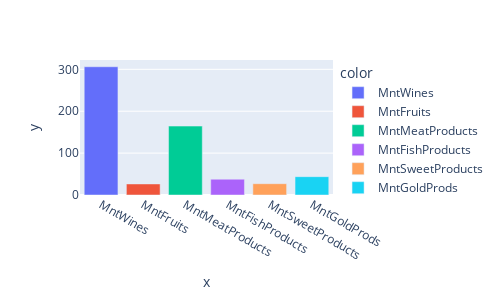
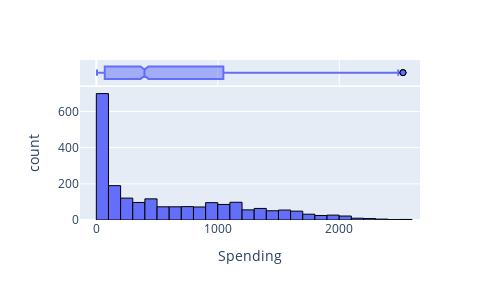

Notebook code for these charts, in order:
### Code cell
product = myData.loc[:,['MntWines','MntFruits','MntMeatProducts','MntFishProducts','MntSweetProducts','MntGoldProds']].mean()
fig = pe.bar(x=product.index,y=product.values,color=product.index)
fig.update_layout(height=300,width=500)
fig.show()
num_plot(myData,'Spending')

### Figure 1 — Plotly figure (JSON) as saved in the notebook; plotly's stock layout.template omitted (floating-point values rounded to 4 significant figures)
{"data": [{"alignmentgroup": "True", "hovertemplate": "color=MntWines<br>x=%{x}<br>y=%{y}<extra></extra>", "legendgroup": "MntWines", "marker": {"color": "#636efa", "pattern": {"shape": ""}}, "name": "MntWines", "offsetgroup": "MntWines", "orientation": "v", "showlegend": true, "textposition": "auto", "type": "bar", "x": ["MntWines"], "xaxis": "x", "y": [306.2], "yaxis": "y"}, {"alignmentgroup": "True", "hovertemplate": "color=MntFruits<br>x=%{x}<br>y=%{y}<extra></extra>", "legendgroup": "MntFruits", "marker": {"color": "#EF553B", "pattern": {"shape": ""}}, "name": "MntFruits", "offsetgroup": "MntFruits", "orientation": "v", "showlegend": true, "textposition": "auto", "type": "bar", "x": ["MntFruits"], "xaxis": "x", "y": [26.4], "yaxis": "y"}, {"alignmentgroup": "True", "hovertemplate": "color=MntMeatProducts<br>x=%{x}<br>y=%{y}<extra></extra>", "legendgroup": "MntMeatProducts", "marker": {"color": "#00cc96", "pattern": {"shape": ""}}, "name": "MntMeatProducts", "offsetgroup": "MntMeatProducts", "orientation": "v", "showlegend": true, "textposition": "auto", "type": "bar", "x": ["MntMeatProducts"], "xaxis": "x", "y": [164.5], "yaxis": "y"}, {"alignmentgroup": "True", "hovertemplate": "color=MntFishProducts<br>x=%{x}<br>y=%{y}<extra></extra>", "legendgroup": "MntFishProducts", "marker": {"color": "#ab63fa", "pattern": {"shape": ""}}, "name": "MntFishProducts", "offsetgroup": "MntFishProducts", "orientation": "v", "showlegend": true, "textposition": "auto", "type": "bar", "x": ["MntFishProducts"], "xaxis": "x", "y": [37.76], "yaxis": "y"}, {"alignmentgroup": "True", "hovertemplate": "color=MntSweetProducts<br>x=%{x}<br>y=%{y}<extra></extra>", "legendgroup": "MntSweetProducts", "marker": {"color": "#FFA15A", "pattern": {"shape": ""}}, "name": "MntSweetProducts", "offsetgroup": "MntSweetProducts", "orientation": "v", "showlegend": true, "textposition": "auto", "type": "bar", "x": ["MntSweetProducts"], "xaxis": "x", "y": [27.01], "yaxis": "y"}, {"alignmentgroup": "True", "hovertemplate": "color=MntGoldProds<br>x=%{x}<br>y=%{y}<extra></extra>", "legendgroup": "MntGoldProds", "marker": {"color": "#19d3f3", "pattern": {"shape": ""}}, "name": "MntGoldProds", "offsetgroup": "MntGoldProds", "orientation": "v", "showlegend": true, "textposition": "auto", "type": "bar", "x": ["MntGoldProds"], "xaxis": "x", "y": [43.78], "yaxis": "y"}], "layout": {"barmode": "relative", "height": 300, "legend": {"title": {"text": "color"}, "tracegroupgap": 0}, "margin": {"t": 60}, "width": 500, "xaxis": {"anchor": "y", "domain": [0, 1], "title": {"text": "x"}}, "yaxis": {"anchor": "x", "domain": [0, 1], "title": {"text": "y"}}}}

### Figure 2 — Plotly figure (JSON) as saved in the notebook; plotly's stock layout.template omitted (floating-point values rounded to 4 significant figures; data arrays with more than 128 entries replaced by an {"elided": "..."} marker saying what was removed)
{"data": [{"alignmentgroup": "True", "bingroup": "x", "hovertemplate": "Spending=%{x}<br>count=%{y}<extra></extra>", "legendgroup": "", "marker": {"color": "#636efa", "line": {"color": "black", "width": 1}, "pattern": {"shape": ""}}, "name": "", "offsetgroup": "", "orientation": "v", "showlegend": false, "type": "histogram", "x": {"elided": "2205 int values"}, "xaxis": "x", "yaxis": "y"}, {"alignmentgroup": "True", "hovertemplate": "Spending=%{x}<extra></extra>", "legendgroup": "", "marker": {"color": "#636efa", "line": {"color": "black", "width": 1}}, "name": "", "notched": true, "offsetgroup": "", "showlegend": false, "type": "box", "x": {"elided": "2205 int values"}, "xaxis": "x2", "yaxis": "y2"}], "layout": {"barmode": "relative", "height": 300, "legend": {"tracegroupgap": 0}, "margin": {"t": 60}, "showlegend": true, "width": 500, "xaxis": {"anchor": "y", "domain": [0, 1], "title": {"text": "Spending"}}, "xaxis2": {"anchor": "y2", "domain": [0, 1], "matches": "x", "showgrid": true, "showticklabels": false}, "yaxis": {"anchor": "x", "domain": [0, 0.8316], "title": {"text": "count"}}, "yaxis2": {"anchor": "x2", "domain": [0.8416, 1], "matches": "y2", "showgrid": false, "showline": false, "showticklabels": false, "ticks": ""}}}
